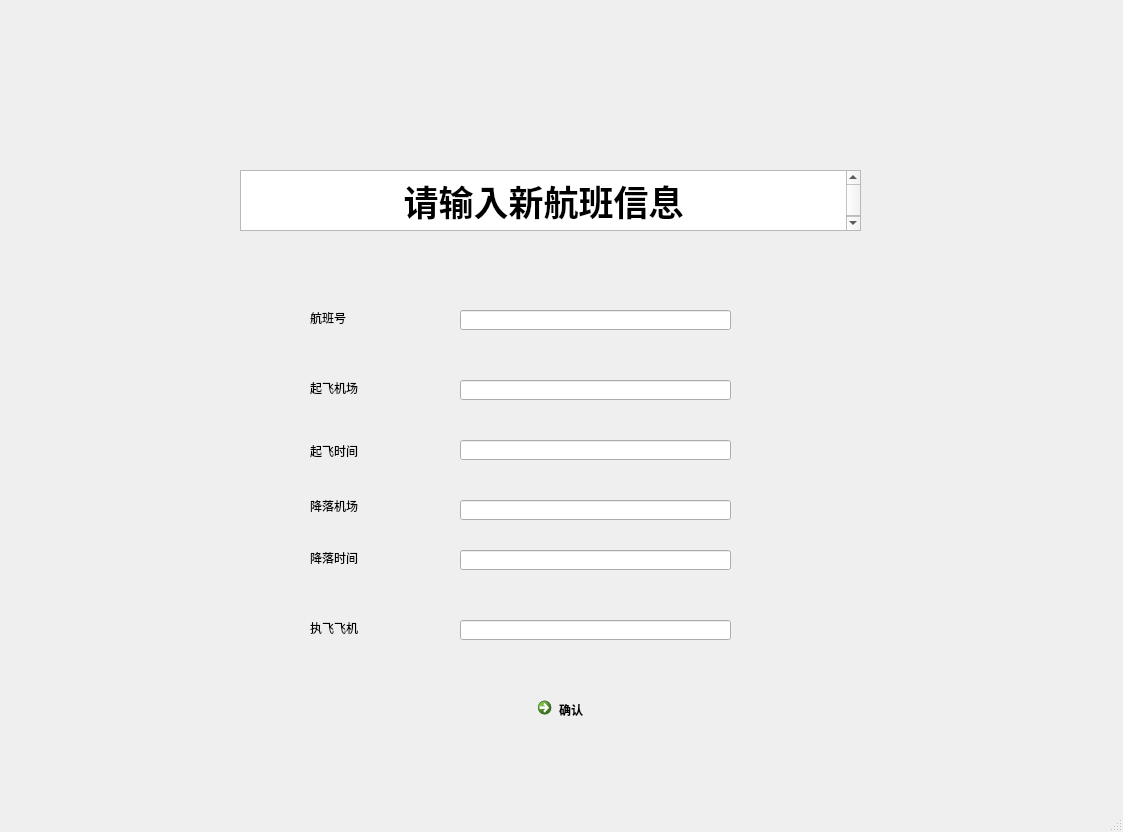
<?xml version="1.0" encoding="UTF-8"?>
<ui version="4.0">
 <class>MainWindow</class>
 <widget class="QMainWindow" name="MainWindow">
  <property name="geometry">
   <rect>
    <x>0</x>
    <y>0</y>
    <width>1123</width>
    <height>832</height>
   </rect>
  </property>
  <property name="windowTitle">
   <string>MainWindow</string>
  </property>
  <widget class="QWidget" name="centralwidget">
   <widget class="QTextEdit" name="textEdit">
    <property name="geometry">
     <rect>
      <x>240</x>
      <y>170</y>
      <width>621</width>
      <height>61</height>
     </rect>
    </property>
    <property name="html">
     <string>&lt;!DOCTYPE HTML PUBLIC &quot;-//W3C//DTD HTML 4.0//EN&quot; &quot;http://www.w3.org/TR/REC-html40/strict.dtd&quot;&gt;
&lt;html&gt;&lt;head&gt;&lt;meta name=&quot;qrichtext&quot; content=&quot;1&quot; /&gt;&lt;style type=&quot;text/css&quot;&gt;
p, li { white-space: pre-wrap; }
&lt;/style&gt;&lt;/head&gt;&lt;body style=&quot; font-family:'SimSun'; font-size:9pt; font-weight:400; font-style:normal;&quot;&gt;
&lt;p align=&quot;center&quot; style=&quot; margin-top:0px; margin-bottom:0px; margin-left:0px; margin-right:0px; -qt-block-indent:0; text-indent:0px;&quot;&gt;&lt;span style=&quot; font-size:26pt; font-weight:600;&quot;&gt;请输入新航班信息&lt;/span&gt;&lt;/p&gt;&lt;/body&gt;&lt;/html&gt;</string>
    </property>
   </widget>
   <widget class="QLabel" name="label">
    <property name="geometry">
     <rect>
      <x>310</x>
      <y>310</y>
      <width>81</width>
      <height>16</height>
     </rect>
    </property>
    <property name="text">
     <string>航班号</string>
    </property>
   </widget>
   <widget class="QLabel" name="label_2">
    <property name="geometry">
     <rect>
      <x>310</x>
      <y>380</y>
      <width>121</width>
      <height>16</height>
     </rect>
    </property>
    <property name="text">
     <string>起飞机场</string>
    </property>
   </widget>
   <widget class="QLabel" name="label_3">
    <property name="geometry">
     <rect>
      <x>310</x>
      <y>500</y>
      <width>54</width>
      <height>12</height>
     </rect>
    </property>
    <property name="text">
     <string>降落机场</string>
    </property>
   </widget>
   <widget class="QLabel" name="label_4">
    <property name="geometry">
     <rect>
      <x>310</x>
      <y>440</y>
      <width>111</width>
      <height>21</height>
     </rect>
    </property>
    <property name="text">
     <string>起飞时间</string>
    </property>
   </widget>
   <widget class="QLabel" name="label_5">
    <property name="geometry">
     <rect>
      <x>310</x>
      <y>550</y>
      <width>141</width>
      <height>16</height>
     </rect>
    </property>
    <property name="text">
     <string>降落时间</string>
    </property>
   </widget>
   <widget class="QLineEdit" name="lineEdit">
    <property name="geometry">
     <rect>
      <x>460</x>
      <y>310</y>
      <width>271</width>
      <height>20</height>
     </rect>
    </property>
   </widget>
   <widget class="QLineEdit" name="lineEdit_2">
    <property name="geometry">
     <rect>
      <x>460</x>
      <y>380</y>
      <width>271</width>
      <height>20</height>
     </rect>
    </property>
   </widget>
   <widget class="QLineEdit" name="lineEdit_3">
    <property name="geometry">
     <rect>
      <x>460</x>
      <y>440</y>
      <width>271</width>
      <height>20</height>
     </rect>
    </property>
   </widget>
   <widget class="QLineEdit" name="lineEdit_4">
    <property name="geometry">
     <rect>
      <x>460</x>
      <y>500</y>
      <width>271</width>
      <height>20</height>
     </rect>
    </property>
   </widget>
   <widget class="QLineEdit" name="lineEdit_5">
    <property name="geometry">
     <rect>
      <x>460</x>
      <y>550</y>
      <width>271</width>
      <height>20</height>
     </rect>
    </property>
   </widget>
   <widget class="QLabel" name="label_6">
    <property name="geometry">
     <rect>
      <x>310</x>
      <y>620</y>
      <width>91</width>
      <height>16</height>
     </rect>
    </property>
    <property name="text">
     <string>执飞飞机</string>
    </property>
   </widget>
   <widget class="QLineEdit" name="lineEdit_6">
    <property name="geometry">
     <rect>
      <x>460</x>
      <y>620</y>
      <width>271</width>
      <height>20</height>
     </rect>
    </property>
   </widget>
   <widget class="QCommandLinkButton" name="commandLinkButton">
    <property name="geometry">
     <rect>
      <x>530</x>
      <y>690</y>
      <width>186</width>
      <height>41</height>
     </rect>
    </property>
    <property name="text">
     <string>确认</string>
    </property>
   </widget>
  </widget>
  <widget class="QMenuBar" name="menubar">
   <property name="geometry">
    <rect>
     <x>0</x>
     <y>0</y>
     <width>1123</width>
     <height>22</height>
    </rect>
   </property>
  </widget>
  <widget class="QStatusBar" name="statusbar"/>
 </widget>
 <resources/>
 <connections/>
</ui>
